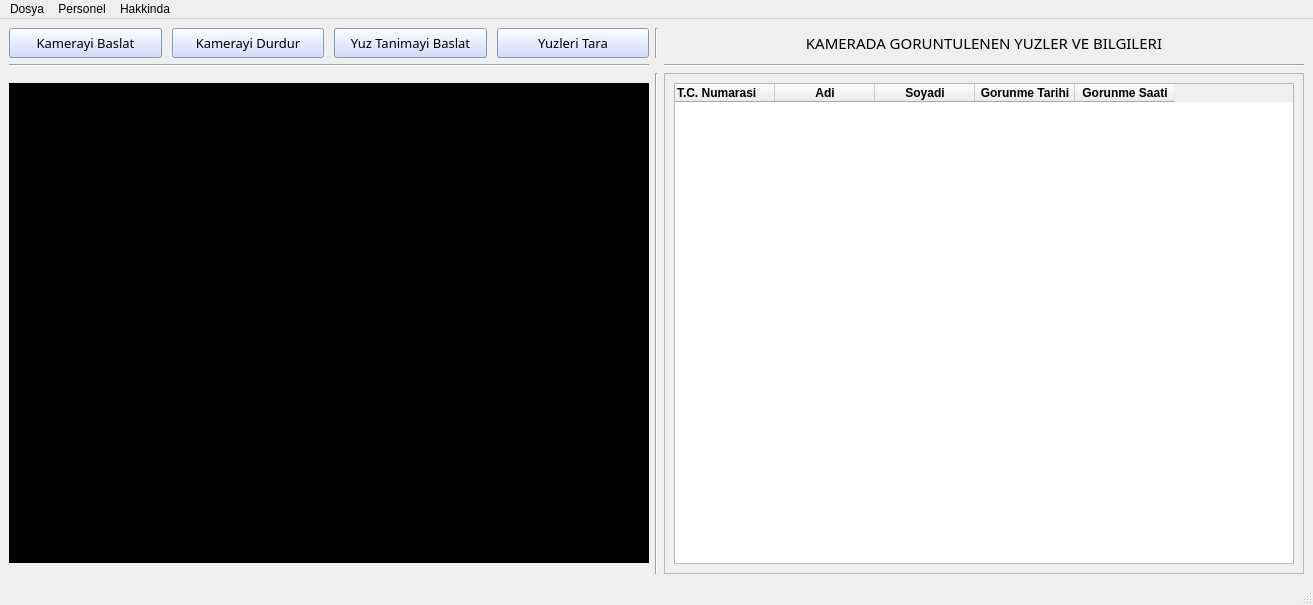
<?xml version="1.0" encoding="UTF-8"?>
<ui version="4.0">
 <class>MainWindow</class>
 <widget class="QMainWindow" name="MainWindow">
  <property name="geometry">
   <rect>
    <x>0</x>
    <y>0</y>
    <width>1313</width>
    <height>605</height>
   </rect>
  </property>
  <property name="minimumSize">
   <size>
    <width>1313</width>
    <height>605</height>
   </size>
  </property>
  <property name="maximumSize">
   <size>
    <width>1920</width>
    <height>1080</height>
   </size>
  </property>
  <property name="windowTitle">
   <string>Personel Takip</string>
  </property>
  <widget class="QWidget" name="centralwidget">
   <layout class="QGridLayout" name="gridLayout">
    <item row="0" column="2">
     <widget class="QLabel" name="label">
      <property name="font">
       <font>
        <family>Eras Demi ITC</family>
        <pointsize>11</pointsize>
        <weight>50</weight>
        <bold>false</bold>
       </font>
      </property>
      <property name="frameShape">
       <enum>QFrame::NoFrame</enum>
      </property>
      <property name="text">
       <string>KAMERADA GORUNTULENEN YUZLER VE BILGILERI</string>
      </property>
      <property name="alignment">
       <set>Qt::AlignCenter</set>
      </property>
     </widget>
    </item>
    <item row="0" column="1">
     <widget class="Line" name="line_4">
      <property name="orientation">
       <enum>Qt::Vertical</enum>
      </property>
     </widget>
    </item>
    <item row="0" column="0">
     <layout class="QHBoxLayout" name="horizontalLayout">
      <property name="spacing">
       <number>10</number>
      </property>
      <item>
       <widget class="QPushButton" name="startButton">
        <property name="sizePolicy">
         <sizepolicy hsizetype="Minimum" vsizetype="Preferred">
          <horstretch>0</horstretch>
          <verstretch>0</verstretch>
         </sizepolicy>
        </property>
        <property name="minimumSize">
         <size>
          <width>0</width>
          <height>30</height>
         </size>
        </property>
        <property name="maximumSize">
         <size>
          <width>200</width>
          <height>30</height>
         </size>
        </property>
        <property name="font">
         <font>
          <family>Eras Demi ITC</family>
          <pointsize>10</pointsize>
          <weight>50</weight>
          <bold>false</bold>
         </font>
        </property>
        <property name="styleSheet">
         <string notr="true">background-color:rgb(197, 208, 255)</string>
        </property>
        <property name="text">
         <string>Kamerayi Baslat</string>
        </property>
       </widget>
      </item>
      <item>
       <widget class="QPushButton" name="stopButton">
        <property name="sizePolicy">
         <sizepolicy hsizetype="Preferred" vsizetype="Preferred">
          <horstretch>0</horstretch>
          <verstretch>0</verstretch>
         </sizepolicy>
        </property>
        <property name="minimumSize">
         <size>
          <width>0</width>
          <height>30</height>
         </size>
        </property>
        <property name="maximumSize">
         <size>
          <width>200</width>
          <height>30</height>
         </size>
        </property>
        <property name="font">
         <font>
          <family>Eras Demi ITC</family>
          <pointsize>10</pointsize>
         </font>
        </property>
        <property name="styleSheet">
         <string notr="true">background-color:rgb(197, 208, 255)</string>
        </property>
        <property name="text">
         <string>Kamerayi Durdur</string>
        </property>
       </widget>
      </item>
      <item>
       <widget class="QPushButton" name="detectButton">
        <property name="sizePolicy">
         <sizepolicy hsizetype="Minimum" vsizetype="Preferred">
          <horstretch>0</horstretch>
          <verstretch>0</verstretch>
         </sizepolicy>
        </property>
        <property name="minimumSize">
         <size>
          <width>0</width>
          <height>30</height>
         </size>
        </property>
        <property name="maximumSize">
         <size>
          <width>200</width>
          <height>30</height>
         </size>
        </property>
        <property name="font">
         <font>
          <family>Eras Demi ITC</family>
          <pointsize>10</pointsize>
         </font>
        </property>
        <property name="styleSheet">
         <string notr="true">background-color:rgb(197, 208, 255)</string>
        </property>
        <property name="text">
         <string>Yuz Tanimayi Baslat</string>
        </property>
       </widget>
      </item>
      <item>
       <widget class="QPushButton" name="trainButton">
        <property name="minimumSize">
         <size>
          <width>0</width>
          <height>30</height>
         </size>
        </property>
        <property name="font">
         <font>
          <family>Eras Demi ITC</family>
          <pointsize>10</pointsize>
         </font>
        </property>
        <property name="styleSheet">
         <string notr="true">background-color:rgb(197, 208, 255)</string>
        </property>
        <property name="text">
         <string>Yuzleri Tara</string>
        </property>
       </widget>
      </item>
     </layout>
    </item>
    <item row="2" column="0">
     <widget class="QLabel" name="imgLabel">
      <property name="minimumSize">
       <size>
        <width>640</width>
        <height>480</height>
       </size>
      </property>
      <property name="maximumSize">
       <size>
        <width>640</width>
        <height>480</height>
       </size>
      </property>
      <property name="cursor">
       <cursorShape>ArrowCursor</cursorShape>
      </property>
      <property name="autoFillBackground">
       <bool>false</bool>
      </property>
      <property name="styleSheet">
       <string notr="true">
background-color: rgb(0, 0, 0)
</string>
      </property>
      <property name="frameShape">
       <enum>QFrame::WinPanel</enum>
      </property>
      <property name="frameShadow">
       <enum>QFrame::Plain</enum>
      </property>
      <property name="lineWidth">
       <number>1</number>
      </property>
      <property name="text">
       <string/>
      </property>
     </widget>
    </item>
    <item row="2" column="2">
     <widget class="QScrollArea" name="scrollArea">
      <property name="minimumSize">
       <size>
        <width>640</width>
        <height>480</height>
       </size>
      </property>
      <property name="widgetResizable">
       <bool>true</bool>
      </property>
      <widget class="QWidget" name="scrollAreaWidgetContents">
       <property name="geometry">
        <rect>
         <x>0</x>
         <y>0</y>
         <width>638</width>
         <height>497</height>
        </rect>
       </property>
       <layout class="QGridLayout" name="gridLayout_3">
        <item row="0" column="0">
         <widget class="QTableWidget" name="tableWidget">
          <column>
           <property name="text">
            <string>T.C. Numarasi</string>
           </property>
           <property name="font">
            <font>
             <weight>75</weight>
             <bold>true</bold>
            </font>
           </property>
           <property name="textAlignment">
            <set>AlignLeading|AlignVCenter</set>
           </property>
          </column>
          <column>
           <property name="text">
            <string>Adi</string>
           </property>
           <property name="font">
            <font>
             <weight>75</weight>
             <bold>true</bold>
            </font>
           </property>
          </column>
          <column>
           <property name="text">
            <string>Soyadi</string>
           </property>
           <property name="font">
            <font>
             <weight>75</weight>
             <bold>true</bold>
            </font>
           </property>
          </column>
          <column>
           <property name="text">
            <string>Gorunme Tarihi</string>
           </property>
           <property name="font">
            <font>
             <weight>75</weight>
             <bold>true</bold>
            </font>
           </property>
          </column>
          <column>
           <property name="text">
            <string>Gorunme Saati</string>
           </property>
           <property name="font">
            <font>
             <weight>75</weight>
             <bold>true</bold>
            </font>
           </property>
          </column>
         </widget>
        </item>
       </layout>
      </widget>
     </widget>
    </item>
    <item row="2" column="1">
     <widget class="Line" name="line_2">
      <property name="orientation">
       <enum>Qt::Vertical</enum>
      </property>
     </widget>
    </item>
    <item row="1" column="0">
     <widget class="Line" name="line">
      <property name="orientation">
       <enum>Qt::Horizontal</enum>
      </property>
     </widget>
    </item>
    <item row="1" column="2">
     <widget class="Line" name="line_3">
      <property name="orientation">
       <enum>Qt::Horizontal</enum>
      </property>
     </widget>
    </item>
   </layout>
  </widget>
  <widget class="QStatusBar" name="statusbar"/>
  <widget class="QMenuBar" name="menubar">
   <property name="geometry">
    <rect>
     <x>0</x>
     <y>0</y>
     <width>1313</width>
     <height>21</height>
    </rect>
   </property>
   <widget class="QMenu" name="menuDosya">
    <property name="title">
     <string>Dosya</string>
    </property>
    <widget class="QMenu" name="menuExceleAktar">
     <property name="title">
      <string>Excel'e Aktar</string>
     </property>
     <addaction name="actionPersonelleriExcelDosyasinaAktar"/>
     <addaction name="actionGiris_Cikis_KayitlariniExcelDosyasinaAktar"/>
    </widget>
    <addaction name="menuExceleAktar"/>
    <addaction name="separator"/>
    <addaction name="actionCikis"/>
   </widget>
   <widget class="QMenu" name="menuPersonel">
    <property name="title">
     <string>Personel</string>
    </property>
    <addaction name="actionPersoneller"/>
    <addaction name="actionPersonelEkle"/>
    <addaction name="separator"/>
    <addaction name="actionPersonelGirisCikisBilgileri"/>
    <addaction name="separator"/>
   </widget>
   <widget class="QMenu" name="menuHakkinda">
    <property name="title">
     <string>Hakkinda</string>
    </property>
    <addaction name="actionProgramHakkinda"/>
    <addaction name="actionGelistiriciHakkinda"/>
   </widget>
   <addaction name="menuDosya"/>
   <addaction name="menuPersonel"/>
   <addaction name="menuHakkinda"/>
  </widget>
  <action name="actionDiskten_Ekle">
   <property name="text">
    <string>Diskten Ekle</string>
   </property>
  </action>
  <action name="actionProgramHakkinda">
   <property name="text">
    <string>Program Hakkinda</string>
   </property>
  </action>
  <action name="actionGelistiriciHakkinda">
   <property name="text">
    <string>Gelistirici Hakkinda</string>
   </property>
  </action>
  <action name="actionPersonelEkle">
   <property name="text">
    <string>Personel Ekle</string>
   </property>
  </action>
  <action name="actionPersoneller">
   <property name="text">
    <string>Personeller</string>
   </property>
  </action>
  <action name="actionLoglar">
   <property name="text">
    <string>Genel Loglar</string>
   </property>
  </action>
  <action name="actionKamera1">
   <property name="checkable">
    <bool>true</bool>
   </property>
   <property name="text">
    <string>Kamera-1</string>
   </property>
  </action>
  <action name="actionKamera2">
   <property name="checkable">
    <bool>true</bool>
   </property>
   <property name="text">
    <string>Kamera-2</string>
   </property>
  </action>
  <action name="actionKamera3">
   <property name="checkable">
    <bool>true</bool>
   </property>
   <property name="text">
    <string>Kamera-3</string>
   </property>
  </action>
  <action name="actionKamera4">
   <property name="checkable">
    <bool>true</bool>
   </property>
   <property name="text">
    <string>Kamera-4</string>
   </property>
  </action>
  <action name="actionKamera5">
   <property name="checkable">
    <bool>true</bool>
   </property>
   <property name="text">
    <string>Kamera-5</string>
   </property>
  </action>
  <action name="actionCikis">
   <property name="text">
    <string>Cikis</string>
   </property>
  </action>
  <action name="actionYazdir">
   <property name="text">
    <string>Excel'e Yazdir</string>
   </property>
  </action>
  <action name="actionPersonelGirisCikisBilgileri">
   <property name="text">
    <string>Personel Giris/Cikis Bilgileri</string>
   </property>
  </action>
  <action name="actionFotograf_Ekle">
   <property name="text">
    <string>Fotograf Ekle</string>
   </property>
  </action>
  <action name="actionPersonelleriExcelDosyasinaAktar">
   <property name="text">
    <string>Personelleri Excel Dosyasina Aktar</string>
   </property>
  </action>
  <action name="actionGiris_Cikis_KayitlariniExcelDosyasinaAktar">
   <property name="text">
    <string>Giris-Cikis Kayitlarini Excel Dosyasina Aktar</string>
   </property>
  </action>
 </widget>
 <resources/>
 <connections/>
</ui>
